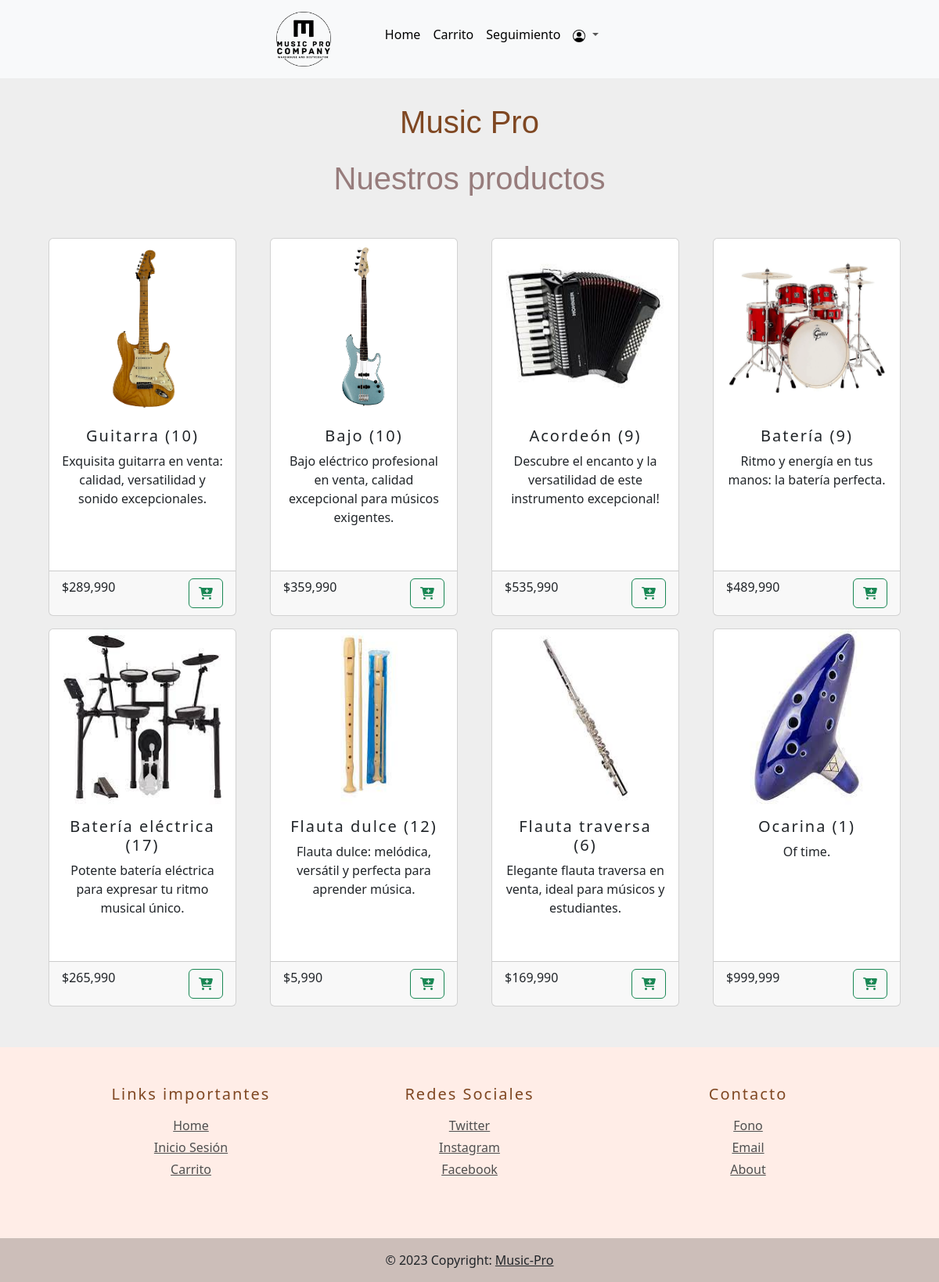
The page / on the database its author committed.
### MusicPro/models.py (models this page shows, shortened)
class Producto(models.Model):
    id = models.AutoField(primary_key=True, unique=True)
    nombre = models.CharField(max_length=50)
    precio = models.IntegerField()
    descripcion = models.TextField()
    imagen = models.ImageField(upload_to='productos', null=True)
    cantidad = models.IntegerField(default=0)
    tipo_instrumento = models.CharField(max_length=50, null=True)

### MusicPro/views.py (the view)
# urls.py: 2. Add a URL to urlpatterns:  path('', views.home, name='home')
def home(request):
    productos = Producto.objects.all()
    return render(request, 'home.html', {'productos': productos})

### MusicPro/templates/home.html (shortened to what this page needs)
{% extends "baseHome.html" %}
{% block content %}
{% load humanize %}
<h1 id="tituloProductos">Nuestros productos</h1>
<div class="container py-4">
    <div class="row row-cols-1 row-cols-md-2 row-cols-lg-4 g-3 justify-content-center">
        {% for p in productos %}
        <div class="col">
            <div class="card h-100" id="cardProductos">
                <img src="{{p.imagen.url}}" class="card-img-top card-img-custom" alt="..." id="imgCard">
                <div class="card-body text-center">
                    <h5 class="card-title">{{ p.nombre | capfirst }} ({{ p.cantidad }})</h5>
                    <p class="card-text">{{ p.descripcion | capfirst }}</p>
                </div>
                <div class="card-footer d-flex justify-content-between align-items-center">
                    <p class="price">${{ p.precio | intcomma:False }}</p>
                    <form action="/agregar_carrito/{{p.id}}" method="get">
                        <button type="submit" class="btn btn-outline-success" aria-label="Agregar Carrito">
                            <i class="fas fa-cart-plus"></i>
                        </button>
                    </form>
                </div>
            </div>
        </div>
        {% endfor %}
    </div>
</div>
{% endblock %}

### MusicPro/static/css/styles.css (style rules this page uses)
h5 { letter-spacing: 2px; color: #7f4722; }
body { background-color: #eee; }
#tituloProductos, #tituloGestion { text-align: center; font-family: 'Lucida Sans', 'Lucida Sans Regular', 'Lucida Grande', 'Lucida Sans Unicode', Geneva, Verdana, sans-serif; color: #977c7c; padding-top: 1rem; }
#cardProductos { width: 15rem; height: 40rem; margin: 20px; }
#imgCard { height: 14em; }
.card-img-custom { max-width: 85%; height: auto; display: block; margin: 0 auto; }

### rows shown on the page
Producto: imagen (picture), nombre "Guitarra", cantidad "10", descripcion "Exquisita guitarra en venta: calidad, versatilidad y sonido excepcionales.", precio "289,990"
Producto: imagen (picture), nombre "Bajo", cantidad "10", descripcion "Bajo eléctrico profesional en venta, calidad excepcional para músicos exigentes.", precio "359,990"
Producto: imagen (picture), nombre "Acordeón", cantidad "9", descripcion "Descubre el encanto y la versatilidad de este instrumento excepcional!", precio "535,990"
Producto: imagen (picture), nombre "Batería", cantidad "9", descripcion "Ritmo y energía en tus manos: la batería perfecta.", precio "489,990"
Producto: imagen (picture), nombre "Batería eléctrica", cantidad "17", descripcion "Potente batería eléctrica para expresar tu ritmo musical único.", precio "265,990"
Producto: imagen (picture), nombre "Flauta dulce", cantidad "12", descripcion "Flauta dulce: melódica, versátil y perfecta para aprender música.", precio "5,990"
Producto: imagen (picture), nombre "Flauta traversa", cantidad "6", descripcion "Elegante flauta traversa en venta, ideal para músicos y estudiantes.", precio "169,990"
Producto: imagen (picture), nombre "Ocarina", cantidad "1", descripcion "Of time.", precio "999,999"
